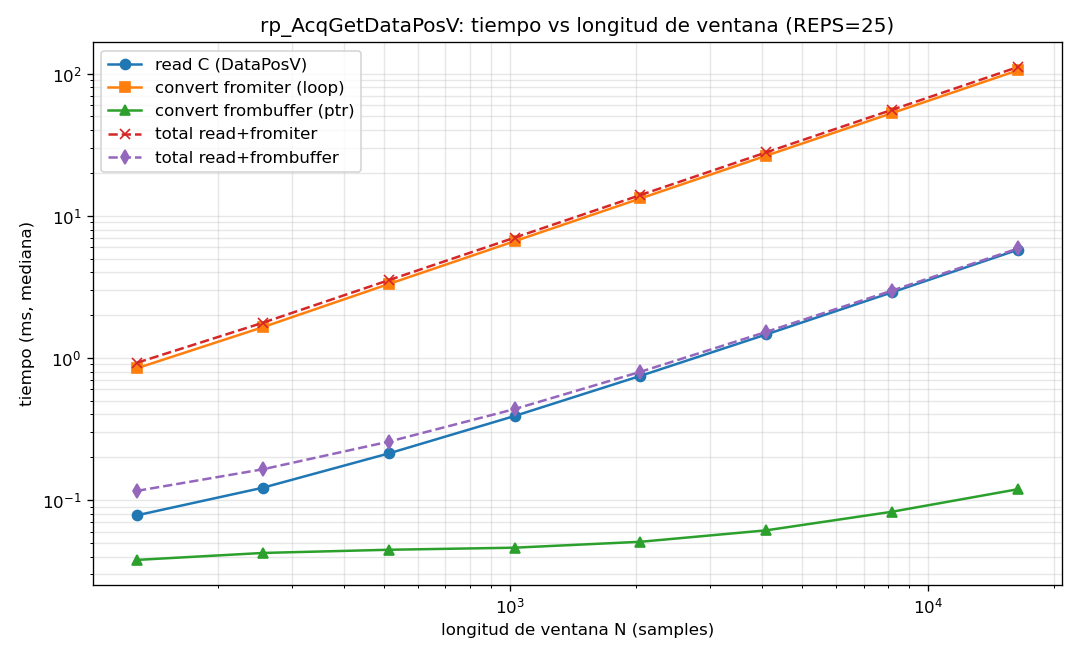

Generate this figure with Python:
#!/usr/bin/env python3
"""Barrido: tiempo de lectura con rp_AcqGetDataPosV segun la LONGITUD de la ventana.

Congela el buffer con un SW trigger y, para varios N, mide (REPS c/u):
  - read en C          : rp_AcqGetDataPosV(ch, start, end, fb, N)
  - convert fromiter   : fBuffer -> np.ndarray via loop python (lento)
  - convert frombuffer : np.frombuffer del puntero SWIG (rapido)
Guarda los resultados en un .npz y (si hay matplotlib) un PNG tiempo-vs-N.

Uso (en la Pitaya, bitstream multitrigger cargado):
    python3 bench_read_vs_length.py [REPS]
"""
import sys, os, time
import numpy as np

sys.path.insert(0, '/opt/redpitaya/lib/python')
_RAIZ = os.path.dirname(os.path.abspath(__file__))
while _RAIZ != '/' and not os.path.isfile(os.path.join(_RAIZ, 'API', 'mca.py')):
    _RAIZ = os.path.dirname(_RAIZ)          # sube hasta software/
sys.path.insert(0, _RAIZ)

import rp
from multitrigger_utils import MultiTriggerScope, N_BUF

REPS = int(sys.argv[1]) if len(sys.argv) > 1 else 30
NS   = [128, 256, 512, 1024, 2048, 4096, 8192, 16384]
HERE = os.path.dirname(os.path.abspath(__file__))


def timeit(fn, reps):
    ts = np.empty(reps)
    for k in range(reps):
        t0 = time.perf_counter(); fn(); ts[k] = time.perf_counter() - t0
    return float(np.median(ts) * 1e3)   # ms (mediana, robusta a jitter)


def main():
    rp.rp_Init()
    sc = MultiTriggerScope.open()
    read_ms, fromiter_ms, frombuffer_ms = [], [], []
    try:
        sc.acq_capture_sw(thr=0.5)
        ch  = rp.RP_CH_1
        pos = rp.rp_AcqGetWritePointer()[1]
        import ctypes

        print(f'REPS={REPS}  ch=RP_CH_1  pos={pos}')
        print(f'{"N":>7s} {"read_C_ms":>10s} {"fromiter_ms":>12s} {"frombuf_ms":>11s}')
        print('-' * 44)
        for N in NS:
            end = (pos + N - 1) % N_BUF
            fb  = rp.fBuffer(N)

            def do_read():
                rp.rp_AcqGetDataPosV(ch, pos, end, fb, N)
            rp.rp_AcqGetDataPosV(ch, pos, end, fb, N)      # llenar una vez
            addr = int(fb.cast().__int__())

            def c_fromiter():
                return np.fromiter((fb[i] for i in range(N)), dtype=np.float32, count=N)

            def c_frombuffer():
                return np.frombuffer((ctypes.c_float * N).from_address(addr),
                                     dtype=np.float32).copy()

            r  = timeit(do_read,     REPS)
            fi = timeit(c_fromiter,  REPS)
            fbf = timeit(c_frombuffer, REPS)
            read_ms.append(r); fromiter_ms.append(fi); frombuffer_ms.append(fbf)
            print(f'{N:7d} {r:10.4f} {fi:12.4f} {fbf:11.4f}')

        Ns = np.array(NS)
        out = os.path.join(HERE, 'bench_read_vs_length.npz')
        np.savez(out, N=Ns, read_ms=read_ms, fromiter_ms=fromiter_ms,
                 frombuffer_ms=frombuffer_ms, reps=REPS)
        print('datos:', out)

        try:                                               # PNG si hay matplotlib
            import matplotlib
            matplotlib.use('Agg')
            import matplotlib.pyplot as plt
            r  = np.array(read_ms); fi = np.array(fromiter_ms); fbf = np.array(frombuffer_ms)
            fig, ax = plt.subplots(figsize=(9, 5.5))
            ax.loglog(Ns, r,        'o-', label='read C (DataPosV)')
            ax.loglog(Ns, fi,       's-', label='convert fromiter (loop)')
            ax.loglog(Ns, fbf,      '^-', label='convert frombuffer (ptr)')
            ax.loglog(Ns, r + fi,   'x--', label='total read+fromiter')
            ax.loglog(Ns, r + fbf,  'd--', label='total read+frombuffer')
            ax.set_xlabel('longitud de ventana N (samples)')
            ax.set_ylabel('tiempo (ms, mediana)')
            ax.set_title(f'rp_AcqGetDataPosV: tiempo vs longitud de ventana (REPS={REPS})')
            ax.grid(True, which='both', alpha=0.3); ax.legend()
            png = os.path.join(HERE, 'bench_read_vs_length.png')
            fig.tight_layout(); fig.savefig(png, dpi=120)
            print('grafico:', png)
        except Exception as e:
            print('sin PNG (graficar desde el .npz):', repr(e)[:60])
    finally:
        sc.disarm(); sc.close(); rp.rp_Release()


if __name__ == '__main__':
    main()
